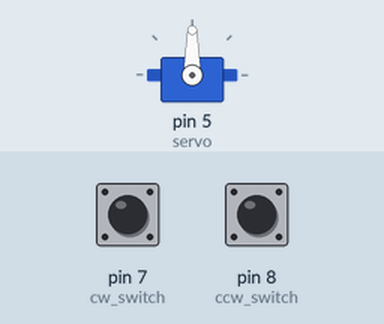
The sketch below on a simulated Arduino Uno, built with avr-gcc and run on an emulated ATmega328P. Parts: servo. The test bench sets the inputs (shaded band); at power-on: pin 7 (cw_switch) HIGH, pin 8 (ccw_switch) HIGH.

Above: at 1.2 s.
1.3 s: pin 7 (cw_switch) pulled LOW for 1 s
At 1.45 s:
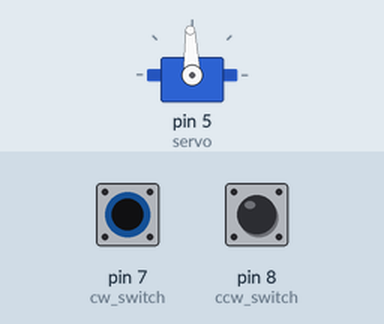
4.3 s: pin 8 (ccw_switch) pulled LOW for 3.2 s
At 8.1 s:
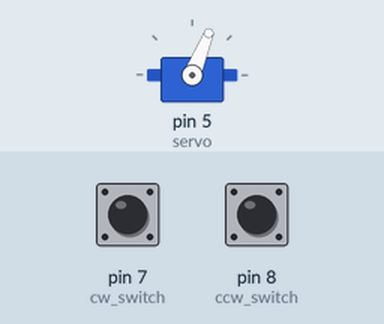
9.0 s: pin 8 (ccw_switch) pulled LOW for 1 s
At 9.15 s:
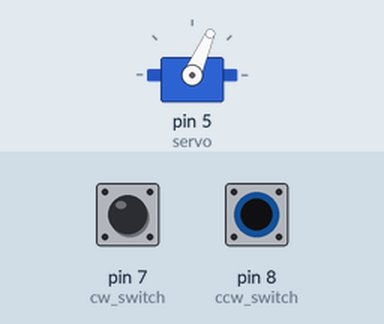
12.0 s: pin 8 (ccw_switch) pulled LOW for 3.2 s
At 16.3 s:
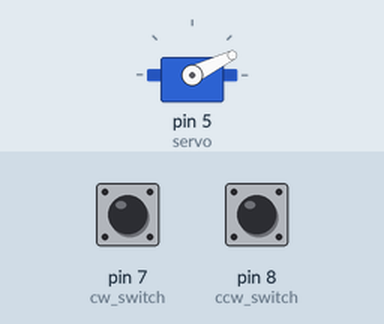
16.7 s: pin 8 (ccw_switch) pulled LOW for 1 s
At 16.85 s:
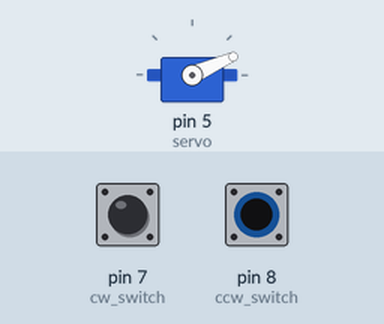
19.7 s: pin 7 (cw_switch) pulled LOW for 3.2 s
At 23.4 s:
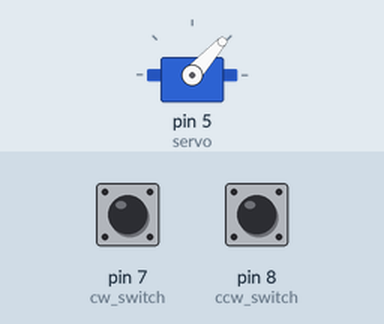
Timing chart, 0 to 24.9 s (numbered marks = the images above; inputs shaded):
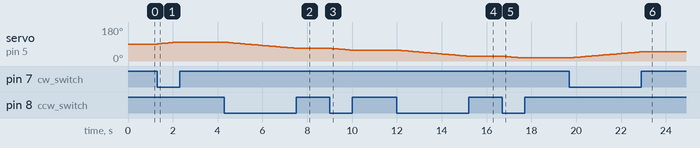

The sketch:

1.ino
```cpp
#include <Servo.h>

const int cw_switch = 7;
const int ccw_switch = 8;
int angle = 90;

Servo servo;

void setup() {
servo.attach(5);
pinMode(cw_switch,INPUT_PULLUP);
pinMode(ccw_switch,INPUT_PULLUP);

}

void loop() {
  int val1 = 0;
  int val2 = 0;

  val1= digitalRead(cw_switch);
  val2 = digitalRead(ccw_switch);

  if (val1 == 0 && angle<180){
    angle++;
    servo.write(angle);
    delay(100);
  }

  if (val2 == 0 && angle>0){
    angle--;
    servo.write(angle);
    delay(100);
  }
}
```

Measured:
- after the input at 1.3 s, servo on pin 5 (servo): moves from 90° to 100° over 0.90 s, starting at once
- after the input at 4.3 s, servo on pin 5 (servo): moves from 100° to 68° over 3.1 s, starting at once
- after the input at 9.0 s, servo on pin 5 (servo): moves from 68° to 58° over 0.90 s, starting at once
- after the input at 12.0 s, servo on pin 5 (servo): moves from 58° to 26° over 3.1 s, starting at once
- after the input at 16.7 s, servo on pin 5 (servo): moves from 26° to 16° over 0.90 s, starting at once
- after the input at 19.7 s, servo on pin 5 (servo): moves from 16° to 48° over 3.1 s, starting at once
